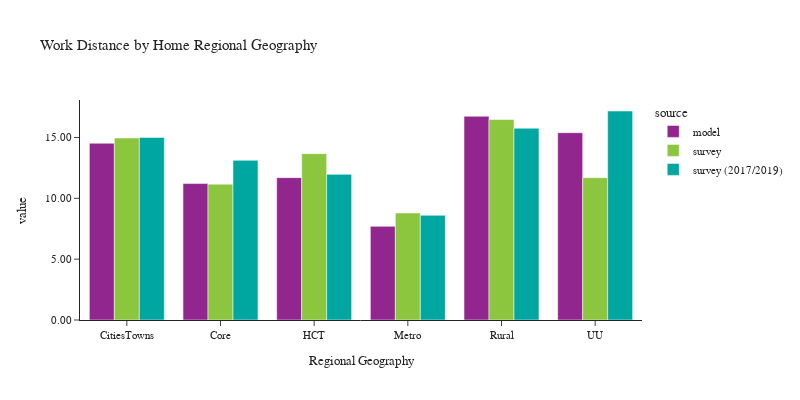

Here is the notebook cell this chart was saved with:
### Code cell
plot_work_location(df_workers, 'rg_proposed_home', 'Home Regional Geography', 'Regional Geography')

### Figure 1 — Plotly figure (JSON) as saved in the notebook; plotly's stock layout.template omitted (floating-point values rounded to 4 significant figures)
{"data": [{"alignmentgroup": "True", "customdata": [[143299], [476552], [271537], [642559], [138902], [53174]], "hovertemplate": "source=model<br>rg_proposed_home=%{x}<br>value=%{y}<br>sample count=%{customdata[0]}<extra></extra>", "legendgroup": "model", "marker": {"color": "#91268F", "pattern": {"shape": ""}}, "name": "model", "offsetgroup": "model", "orientation": "v", "showlegend": true, "textposition": "auto", "type": "bar", "x": ["CitiesTowns", "Core", "HCT", "Metro", "Rural", "UU"], "xaxis": "x", "y": [14.53, 11.21, 11.7, 7.695, 16.74, 15.39], "yaxis": "y"}, {"alignmentgroup": "True", "customdata": [[96], [229], [357], [1787], [188], [35]], "hovertemplate": "source=survey<br>rg_proposed_home=%{x}<br>value=%{y}<br>sample count=%{customdata[0]}<extra></extra>", "legendgroup": "survey", "marker": {"color": "#8CC63E", "pattern": {"shape": ""}}, "name": "survey", "offsetgroup": "survey", "orientation": "v", "showlegend": true, "textposition": "auto", "type": "bar", "x": ["CitiesTowns", "Core", "HCT", "Metro", "Rural", "UU"], "xaxis": "x", "y": [14.95, 11.16, 13.67, 8.792, 16.48, 11.7], "yaxis": "y"}, {"alignmentgroup": "True", "customdata": [[111], [953], [380], [3929], [175], [47]], "hovertemplate": "source=survey (2017/2019)<br>rg_proposed_home=%{x}<br>value=%{y}<br>sample count=%{customdata[0]}<extra></extra>", "legendgroup": "survey (2017/2019)", "marker": {"color": "#00A7A0", "pattern": {"shape": ""}}, "name": "survey (2017/2019)", "offsetgroup": "survey (2017/2019)", "orientation": "v", "showlegend": true, "textposition": "auto", "type": "bar", "x": ["CitiesTowns", "Core", "HCT", "Metro", "Rural", "UU"], "xaxis": "x", "y": [15.0, 13.12, 11.97, 8.603, 15.76, 17.18], "yaxis": "y"}], "layout": {"barmode": "group", "font": {"size": 11}, "height": 400, "legend": {"title": {"text": "source"}, "tracegroupgap": 0}, "title": {"text": "Work Distance by Home Regional Geography"}, "width": 800, "xaxis": {"anchor": "y", "domain": [0.0, 1.0], "title": {"text": "Regional Geography"}}, "yaxis": {"anchor": "x", "domain": [0.0, 1.0], "tickformat": ".2f", "title": {"text": "value"}}}}
